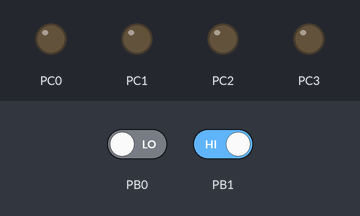
Simulated run of this program. Board: ATmega328P, built with avr-gcc and emulated at 8 MHz. Parts: output pins drawn as LEDs (lit = HIGH). The inputs (shaded band) are chosen by the test bench; at power-on: PB0 LOW, PB1 HIGH.

Above: at 1.2 s.
1.3 s: PB0 driven HIGH
At 1.9 s:
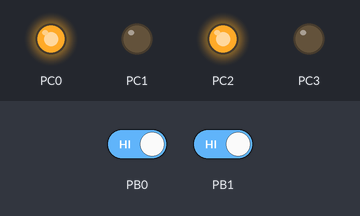
2.8 s: PB0 driven LOW and PB1 driven HIGH
At 4.2 s:
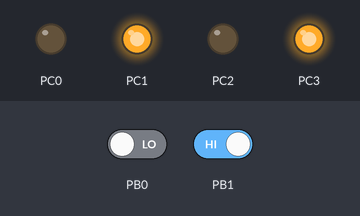
Timing chart, 0 to 5.8 s (numbered marks = the images above; inputs shaded):
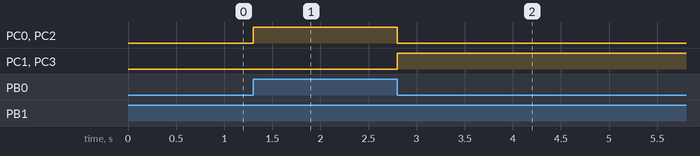

The program:

main.c
```c
#define F_CPU 8000000UL // 16MHz clock speed
#define soft_reset()
#include <avr/io.h>
#include <util/delay.h>

int main(void)
{
	DDRC = 0x0F;
	DDRB = 0x00;            // initialize port C
	// motors connected across PC0...Pc3
	while(1)
	{

		if(PINB &= (1<<PB0)){
			// clockwise rotation
			PORTC = 0b00000101;     // PC0 = High = Vcc
			// PC1 = Low = 0
			// PC2 = High = Vcc
			// PC3 = Low = 0

			//_delay_ms(5000);         // wait 0.5s
			//PORTC = 0b00001010;     // PC0 = Low = 0
		}

		else if(PINB &= (1<<PB1)){

			//counter-clockwise rotation
			PORTC = 0b00001010;     // PC0 = Low = 0
			// PC1 = High = Vcc
			// PC2 = Low = 0
			// PC3 = High = Vcc

			//_delay_ms(5000);
			//PORTC = 0b00000101;      // wait 0.5s
		}

	}
}
```

Measured:
- after the input at 1.3 s, PC0, PC2: LOW → HIGH at once
- after the input at 2.8 s, PC0, PC2: HIGH → LOW at once; PC1, PC3: LOW → HIGH at once
